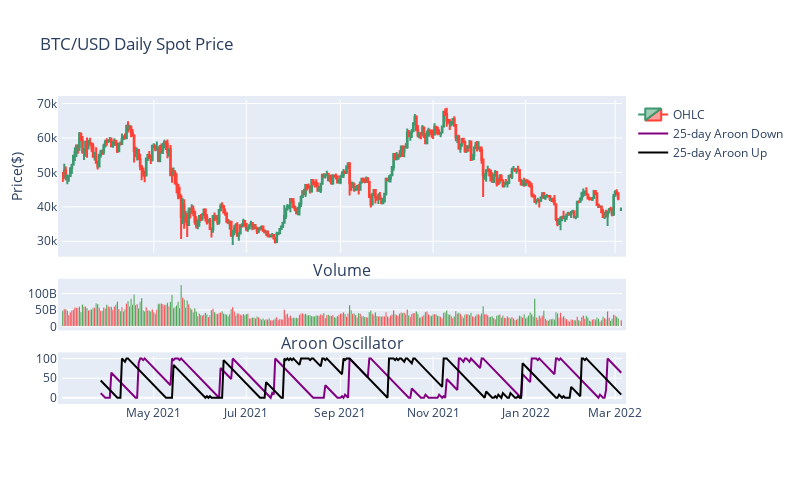

Here is the notebook cell this chart was saved with:
### Code cell
fig3 = make_subplots(rows=3, cols=1, shared_xaxes=True, 
               vertical_spacing=0.10, subplot_titles=("","Volume", "Aroon Oscillator"), 
               row_width=[0.2,0.2, 0.7])
fig3.add_trace(go.Candlestick(x=data1.index,
                              open=data1['Open'],
                              high=data1['High'],
                              low=data1['Low'],
                              close=data1['Close'],
                              name= "OHLC",showlegend=True),row=1, col=1)
fig3.add_trace(go.Line(x=data1.index, y=aroondown, marker_color='purple', showlegend=True, name= "25-day Aroon Down"), row=3, col=1)
fig3.add_trace(go.Line(x=data1.index, y=aroonup, marker_color='black', showlegend=True, name= "25-day Aroon Up"), row=3, col=1)
colors = ['green' if row['Open'] - row['Close'] >= 0 
          else 'red' for index, row in data1.iterrows()]

fig3.add_trace(go.Bar(x=data1.index, y=data1['Volume'],marker_color=colors,showlegend=False), row=2, col=1)


fig3.update_layout(
    title='BTC/USD Daily Spot Price',
    xaxis_tickfont_size=12,
    yaxis=dict(
        title='Price($)',
        titlefont_size=14,
        tickfont_size=12,
    ),
    autosize=False,
    width=800,
    height=500,
    margin=dict(l=50, r=50, b=100, t=100, pad=4)
)

fig3.update(layout_xaxis_rangeslider_visible=False)
fig3.show()

### Figure 1 — Plotly figure (JSON) as saved in the notebook; plotly's stock layout.template omitted (floating-point values rounded to 4 significant figures; data arrays with more than 128 entries replaced by an {"elided": "..."} marker saying what was removed)
{"data": [{"close": {"elided": "369 float values"}, "high": {"elided": "369 float values"}, "low": {"elided": "369 float values"}, "name": "OHLC", "open": {"elided": "369 float values"}, "showlegend": true, "type": "candlestick", "x": {"elided": "369 str values"}, "xaxis": "x", "yaxis": "y"}, {"marker": {"color": "purple"}, "name": "25-day Aroon Down", "showlegend": true, "type": "scatter", "x": {"elided": "369 str values"}, "xaxis": "x3", "y": {"elided": "369 int values"}, "yaxis": "y3"}, {"marker": {"color": "black"}, "name": "25-day Aroon Up", "showlegend": true, "type": "scatter", "x": {"elided": "369 str values"}, "xaxis": "x3", "y": {"elided": "369 int values"}, "yaxis": "y3"}, {"marker": {"color": {"elided": "369 str values"}}, "showlegend": false, "type": "bar", "x": {"elided": "369 str values"}, "xaxis": "x2", "y": {"elided": "369 int values"}, "yaxis": "y2"}], "layout": {"annotations": [{"font": {"size": 16}, "showarrow": false, "text": "Volume", "x": 0.5, "xanchor": "center", "xref": "paper", "y": 0.3909, "yanchor": "bottom", "yref": "paper"}, {"font": {"size": 16}, "showarrow": false, "text": "Aroon Oscillator", "x": 0.5, "xanchor": "center", "xref": "paper", "y": 0.1455, "yanchor": "bottom", "yref": "paper"}], "autosize": false, "height": 500, "margin": {"b": 100, "l": 50, "pad": 4, "r": 50, "t": 100}, "title": {"text": "BTC/USD Daily Spot Price"}, "width": 800, "xaxis": {"anchor": "y", "autorange": true, "domain": [0, 1], "matches": "x3", "range": ["2021-03-01 12:00", "2022-03-05 12:00"], "rangeslider": {"visible": false, "yaxis": {}}, "showticklabels": false, "tickfont": {"size": 12}, "type": "date"}, "xaxis2": {"anchor": "y2", "autorange": true, "domain": [0, 1], "matches": "x3", "range": ["2021-03-01 12:00", "2022-03-05 12:00"], "showticklabels": false, "type": "date"}, "xaxis3": {"anchor": "y3", "autorange": true, "domain": [0, 1], "range": ["2021-03-01 12:00", "2022-03-05 12:00"], "type": "date"}, "yaxis": {"anchor": "x", "autorange": true, "domain": [0.4909, 1], "range": [26680.0, 71010.0], "tickfont": {"size": 12}, "title": {"font": {"size": 14}, "text": "Price($)"}}, "yaxis2": {"anchor": "x2", "autorange": true, "domain": [0.2455, 0.3909], "range": [0, 133000000000.0], "type": "linear"}, "yaxis3": {"anchor": "x3", "autorange": true, "domain": [0, 0.1455], "range": [-5.556, 105.6], "type": "linear"}}}
